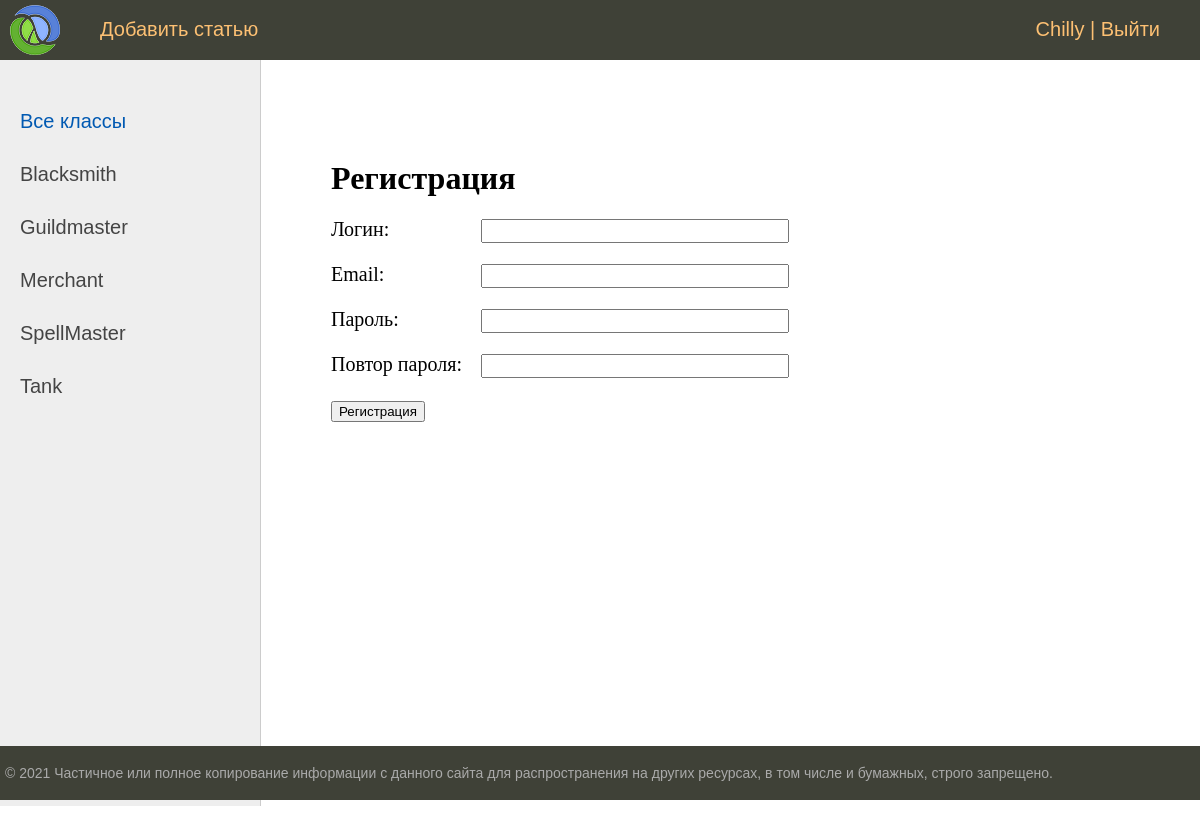
The page /register/ (signed in) on the database its author committed.
### ads/models.py (models this page shows, shortened)
class Category(models.Model):
    name = models.CharField(max_length=255, choices=POSITION)
    slug = models.SlugField(max_length=255, unique=True, verbose_name="URL")
    def get_absolute_url(self):
        return reverse('category', kwargs={'category_slug': self.slug})

### users/views.py (the view, shortened to what this page needs)
# urls.py: path('register/', UserRegister.as_view(), name='register'),
class UserRegister(DataMixin, CreateView):
    form_class = RegisterUserForm
    template_name = 'register.html'
    success_url = reverse_lazy('login')
    raise_exception = True
    def get_context_data(self, **kwargs):
        context = super().get_context_data(**kwargs)
        c_def = self.get_user_context(title='Регистрация')
        return dict(list(context.items()) + list(c_def.items()))

### users/forns.py
class RegisterUserForm(UserCreationForm):
    username = forms.CharField(label='Логин', widget=forms.TextInput(attrs={'class': 'form-input'}))
    email = forms.EmailField(label='Email', widget=forms.EmailInput(attrs={'class': 'form-input'}))
    password1 = forms.CharField(label='Пароль', widget=forms.PasswordInput(attrs={'class': 'form-input'}))
    password2 = forms.CharField(label='Повтор пароля', widget=forms.PasswordInput(attrs={'class': 'form-input'}))
    class Meta:
        model = User
        fields = ('username', 'email', 'password1', 'password2')

### ads/utils.py (called while the page is built)
        def get_user_context(self, **kwargs):
                context = kwargs
                categories = Category.objects.annotate(Count('post'))
                user_menu = menu.copy()
                if not self.request.user.is_authenticated:
                        user_menu.pop(0)
                context['menu'] = user_menu
                context['categories'] = categories
                if 'cat_selected' not in context:
                        context['cat_selected'] = 0
                return context

### templates/register.html (shortened to what this page needs)
{% extends 'base.html' %}
{% block content %}
<h1>{{title}}</h1>
<form method="post">
{% for f in form %}
<p><label class="form-label" for="{{ f.id_for_label }}">{{f.label}}: </label>{{ f }}</p>
{% endfor %}
    <button type="submit">Регистрация</button>
</form>
{% endblock %}

### templates/base.html (shortened to what this page needs)
{% load static %}
{% load custom_tags %}
<!DOCTYPE html>
<html>
<head>
	<link type="text/css" href="{% static 'css/styles.css' %}" rel="stylesheet" />
</head>
<body>
<table class="table-page" border=0 cellpadding="0" cellspacing="0">
<tr><td valign=top>
{% block mainmenu %}
		<div class="header">
			<ul id="mainmenu" class="mainmenu">
			<li class="logo"><a href="{% url 'post_list' %}"><div class="logo"></div></a></li>
{% for m in menu %}
			<li><a href="{% url m.url_name %}">{{m.title}}</a></li>
{% endfor %}
				{% if request.user.is_authenticated %}
				<li class="last"> {{user.username}} | <a href="{% url 'logout' %}">Выйти</a></li>
				{% else %}
				<li class="last"><a href="{% url 'register' %}">Регистрация</a> | <a href="{% url 'login' %}">Войти</a></li>
				{% endif %}
			</ul>
		</div>
{% endblock mainmenu %}
<table class="table-content" border=0 cellpadding="0" cellspacing="0">
<tr>
	<td valign="top" class="left-chapters">
	<ul id="leftchapters">
{% if cat_selected == 0 %}
		<li class="selected">Все классы</li>
{% else %}
		<li><a href="{% url 'post_list' %}">Все классы</a></li>
{% endif %}
{% for c in categories %}
{% if c.post__count > 0  %}
	{% if c.pk == cat_selected %}
		<li class="selected">{{c.name}}</li>
	{% else %}
		<li><a href="{{c.get_absolute_url}}">{{c.name}}</a></li>
	{% endif %}
{% endif %}
{% endfor %}
	</ul>
</td>
<td valign="top" class="content">
	<div class="content-text">
{% block content %}
{% endblock %}
	</div>
</td></tr></table>
</td></tr>
<tr><td valign=top>
	<div id="footer">
		<p>&copy; 2021 Частичное или полное копирование информации с данного сайта для распространения на других ресурсах, в том числе и бумажных, строго запрещено.</p>
	</div>
</td></tr></table>
</body>
</html>

### static/css/styles.css (style rules this page uses)
html, body { font-family: 'Arial'; margin: 0; padding: 0; height: 100%; width: 100%; color: #444; }
a { color: #0059b2; text-decoration: none; }
.table-page { width: 100%; height: 100%; vertical-align: top; }
.table-page tr { height: 100%; }
.header { background: #3F4137; height: 60px; }
.logo { background: url('../images/logo.png') no-repeat 10px 5px; width: 70px; height: 60px; }
ul.mainmenu { list-style: none; margin: 0; padding: 0; height: 60px; color: #fdc073; font-size: 20px; overflow: hidden; }
ul.mainmenu li { float: left; margin: 18px 40px 0 30px; }
ul.mainmenu li.logo { margin: 0; }
ul.mainmenu li.last { float: right; }
ul.mainmenu li a { color: #fdc073; text-decoration: none; }
.table-content { width: 100%; min-height: 100%; height: 100%; }
.left-chapters { margin: 0; background: #eee; border-right: 1px solid #ccc; min-height: 100%; }
.left-chapters ul { width: 230px; min-height: 100%; margin: 0; padding: 20px 10px 10px 20px; list-style: none; font-size: 20px; }
.left-chapters ul li { margin: 30px 0 0 0; color: #999; }
.left-chapters ul li.selected { color: #0059b2; }
.left-chapters ul li a { color: #444; text-decoration: none; }
.content { padding: 40px 20px 20px 40px; width: 100%; box-sizing: border-box; }
.content-text { margin: 60px 0 0 30px; color: #000; font-size: 20px; font-family: Yandex Sans Display Light; }
.content-text h1 { font-size: 32px; }
#footer { box-sizing: border-box; background: #3F4137; padding: 5px; color: #aaa; font-size: 14px; font-family: Verdana, Geneva, Arial, Helvetica; text-align: left; overflow: hidden; }
.form-input { width: 300px; font-size: 16px; }
.form-label { display: inline-block; min-width: 150px; vertical-align: top; }

### rows shown on the page
Category: name "Blacksmith"
Category: name "Guildmaster"
Category: name "Merchant"
Category: name "SpellMaster"
Category: name "Tank"

### other values the page prints
{{ m.title }} "Добавить статью"
{{ user.username }} "Chilly"
{{ title }} "Регистрация"
{{ f.label }} "Логин" "Email" "Пароль" "Повтор пароля"
